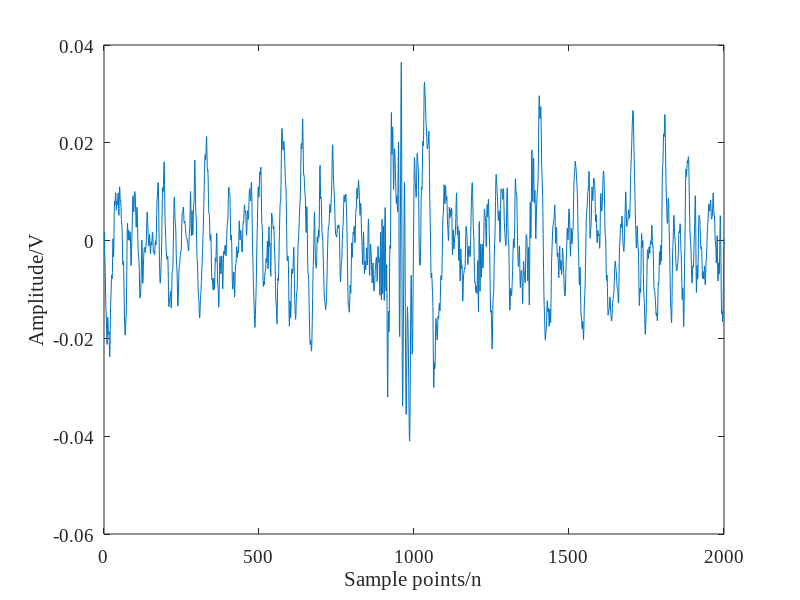
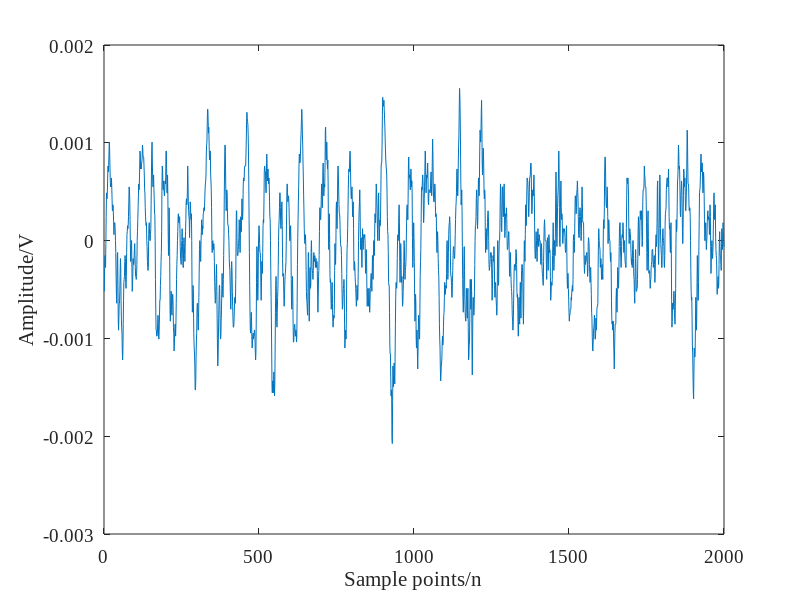
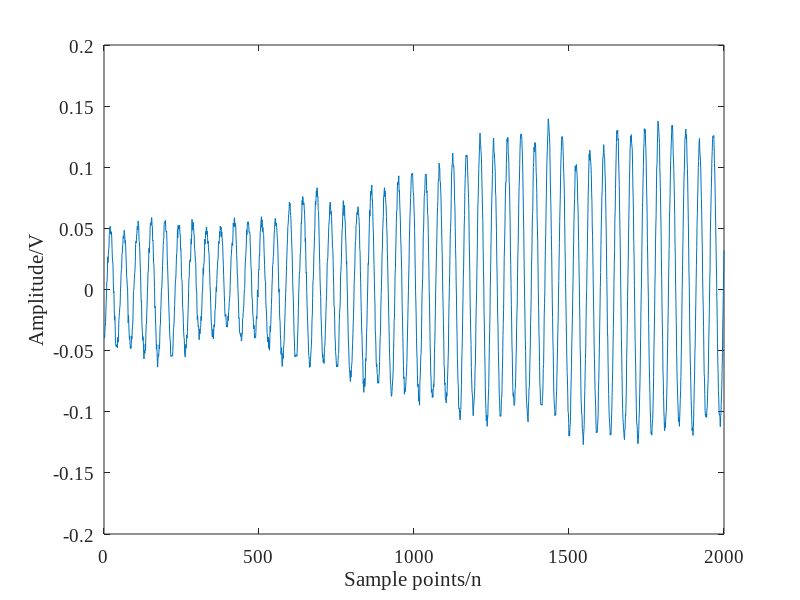
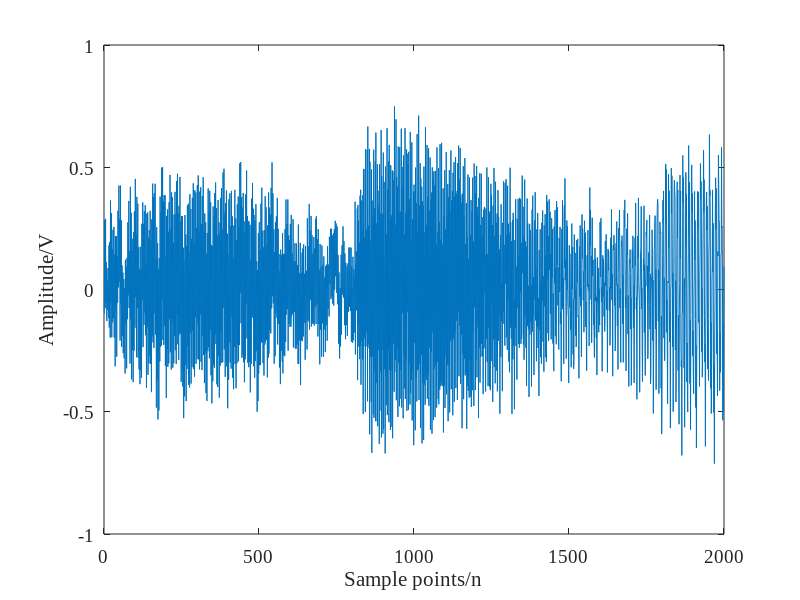

Recreate these plots in MATLAB, in order.
clc
clear
close all

%%  
load Measured_marine_organism_signal
figure(1)
plot(Seabird);
xlim([0 2000])
set(gca,'FontSize',13)
xlabel('Sample points/n');ylabel('Amplitude/V');
set(get(gca,'XLabel'),'FontName','Times New Roman','FontSize',16);
set(get(gca,'YLabel'),'FontName','Times New Roman','FontSize',16);
set(gca,'FontName','Times New Roman','fontsize',14);
figure
plot(Sea_lion)
xlim([0 2000])
set(gca,'FontSize',13)
xlabel('Sample points/n');ylabel('Amplitude/V');
set(get(gca,'XLabel'),'FontName','Times New Roman','FontSize',16);
set(get(gca,'YLabel'),'FontName','Times New Roman','FontSize',16);
set(gca,'FontName','Times New Roman','fontsize',14);
figure
plot(Sperm_whale)
xlim([0 2000])
set(gca,'FontSize',13)
xlabel('Sample points/n');ylabel('Amplitude/V');
set(get(gca,'XLabel'),'FontName','Times New Roman','FontSize',16);
set(get(gca,'YLabel'),'FontName','Times New Roman','FontSize',16);
set(gca,'FontName','Times New Roman','fontsize',14);
figure
plot(Chinese_white_dolphin)
xlim([0 2000])
set(gca,'FontSize',13)
xlabel('Sample points/n');ylabel('Amplitude/V');
set(get(gca,'XLabel'),'FontName','Times New Roman','FontSize',16);
set(get(gca,'YLabel'),'FontName','Times New Roman','FontSize',16);
set(gca,'FontName','Times New Roman','fontsize',14);
